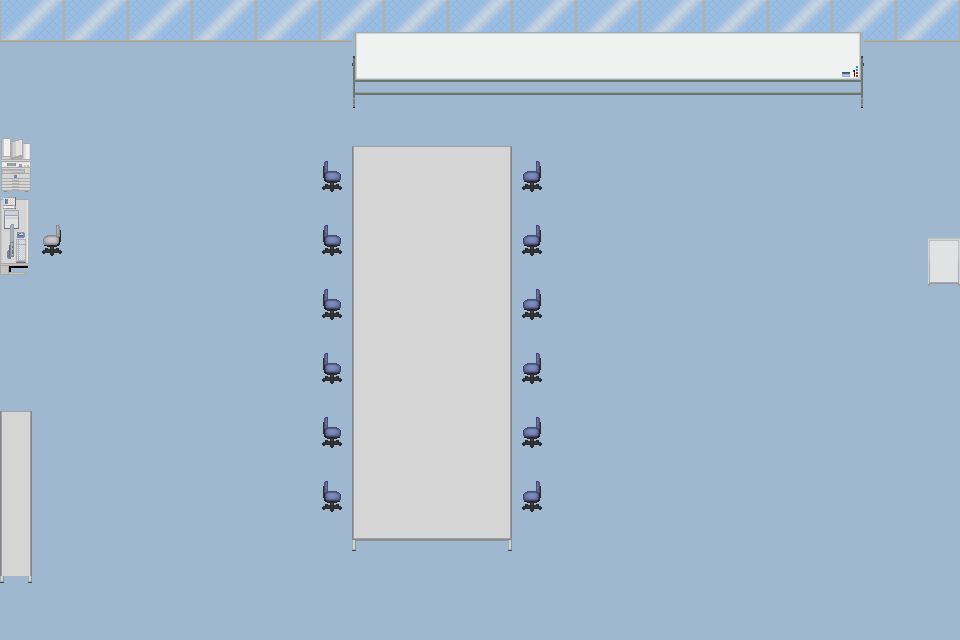

Rendered tile map (Tiled .tmx) drawn with the repository's tilesets; below, a short description and the map source with its tile grids summarised:
An orthogonal 30x20 tile map with 32x32 px tiles, 3 tile layers (Background, Foreground, Whiteboard).

<map version="1.0" orientation="orthogonal" renderorder="right-down" width="30" height="20" tilewidth="32" tileheight="32">
 <tileset firstgid="1" name="office-tiles" tilewidth="32" tileheight="32">
  <image source="../office-tiles.png" width="256" height="1344" />
 </tileset>
 <layer name="Background" width="30" height="20">
  <data>[600 cells, 600 non-empty, 18 distinct tile ids]</data>
 </layer>
 <layer name="Foreground" width="30" height="20">
  <data>[600 cells, 132 non-empty, 18 distinct tile ids]</data>
 </layer>
 <layer name="Whiteboard" width="30" height="20">
  <data>[600 cells, 34 non-empty, 8 distinct tile ids]</data>
 </layer>
 <objectgroup name="Collision" visible="0" />
</map>